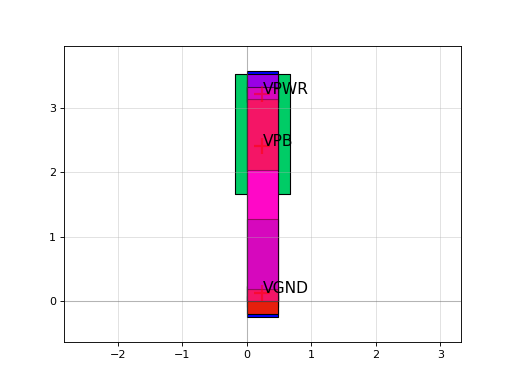

Source code (Python):
import sky130

c = sky130.components.sky130_fd_sc_hs__tapvgnd2_1()
c.plot()
